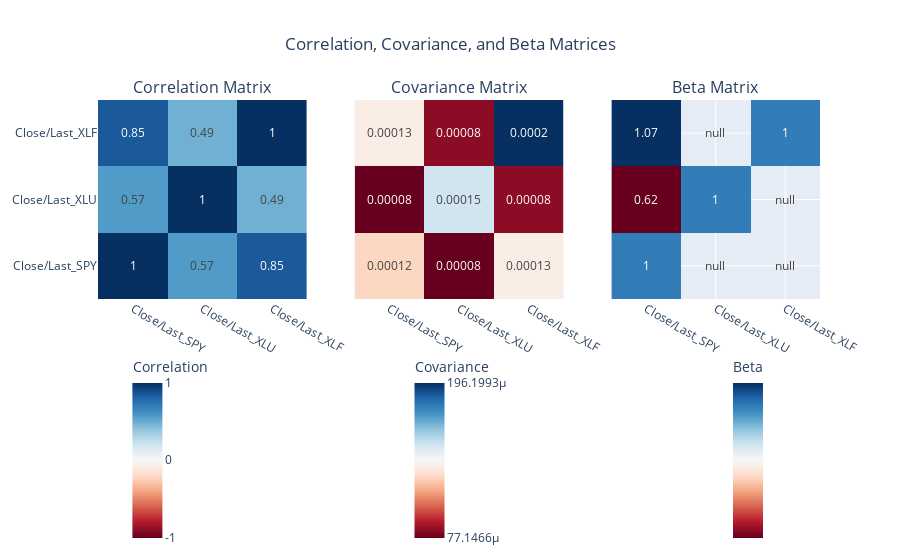

Notebook code cell kept with this figure:
### Code cell
# Create subplots
fig = make_subplots(
    rows=1, cols=3,  # 1 row, 3 columns for each heatmap
    subplot_titles=("Correlation Matrix", "Covariance Matrix", "Beta Matrix"),
    column_widths=[0.33, 0.33, 0.33],  # Equal widths for all columns
    shared_yaxes=True,  # Share y-axis between plots
    shared_xaxes=True   # Share x-axis between plots
)

# Add Correlation Matrix
fig.add_trace(
    go.Heatmap(
        z=correlation_matrix.values,
        x=correlation_matrix.columns,
        y=correlation_matrix.columns,
        colorscale="RdBu",
        zmin=-1, zmax=1,  # Adjust range for correlation
        colorbar=dict(title="Correlation", tickvals=[-1, 0, 1], ticktext=["-1", "0", "1"], yanchor="top", y=-0.25, x=0.1, xanchor="center"),  # Adjust colorbar position
        text=correlation_matrix.values.round(2),  # Display rounded values inside cells
        texttemplate="%{text}",  # Ensure the text is displayed in cells
        showscale=True,
        hoverinfo="skip"  # Disable hover functionality
    ),
    row=1, col=1
)

# Add Covariance Matrix
fig.add_trace(
    go.Heatmap(
        z=covariance_matrix.values,
        x=covariance_matrix.columns,
        y=covariance_matrix.columns,
        colorscale="RdBu",
        colorbar=dict(title="Covariance", tickvals=[covariance_matrix.values.min(), 0, covariance_matrix.values.max()], yanchor="top", y=-0.25, x=0.5, xanchor="center"),  # Adjust colorbar position
        text=covariance_matrix.values.round(5),  # Display rounded values inside cells
        texttemplate="%{text}",  # Ensure the text is displayed in cells
        showscale=True,
        hoverinfo="skip"  # Disable hover functionality
    ),
    row=1, col=2
)

# Add Beta Matrix
fig.add_trace(
    go.Heatmap(
        z=beta_matrix.values,
        x=beta_matrix.columns,
        y=beta_matrix.columns,
        colorscale="RdBu",
        colorbar=dict(title="Beta", tickvals=[beta_matrix.values.min(), 0, beta_matrix.values.max()], yanchor="top", y=-0.25, x=0.9, xanchor="center"),  # Adjust colorbar position
        text=beta_matrix.values.round(2),  # Display rounded values inside cells
        texttemplate="%{text}",  # Ensure the text is displayed in cells
        showscale=True,
        hoverinfo="skip"  # Disable hover functionality
    ),
    row=1, col=3
)

# Update layout and title
fig.update_layout(
    title="Correlation, Covariance, and Beta Matrices",
    height=600,  # Adjust the height of the figure
    showlegend=False,
    title_x=0.5,  # Center the title
    coloraxis_showscale=False  # Disable the common color scale if needed
)

# Show the interactive heatmap
fig.show()

### Figure 1 — Plotly figure (JSON) as saved in the notebook; plotly's stock layout.template omitted (floating-point values rounded to 4 significant figures)
{"data": [{"colorbar": {"ticktext": ["-1", "0", "1"], "tickvals": [-1, 0, 1], "title": {"text": "Correlation"}, "x": 0.1, "xanchor": "center", "y": -0.25, "yanchor": "top"}, "colorscale": [[0, "rgb(103,0,31)"], [0.1, "rgb(178,24,43)"], [0.2, "rgb(214,96,77)"], [0.3, "rgb(244,165,130)"], [0.4, "rgb(253,219,199)"], [0.5, "rgb(247,247,247)"], [0.6, "rgb(209,229,240)"], [0.7, "rgb(146,197,222)"], [0.8, "rgb(67,147,195)"], [0.9, "rgb(33,102,172)"], [1, "rgb(5,48,97)"]], "hoverinfo": "skip", "showscale": true, "text": [[1, 0.57, 0.85], [0.57, 1, 0.49], [0.85, 0.49, 1]], "texttemplate": "%{text}", "type": "heatmap", "x": ["Close/Last_SPY", "Close/Last_XLU", "Close/Last_XLF"], "xaxis": "x", "y": ["Close/Last_SPY", "Close/Last_XLU", "Close/Last_XLF"], "yaxis": "y", "z": [[1, 0.5679, 0.8482], [0.5679, 1, 0.4857], [0.8482, 0.4857, 1]], "zmax": 1, "zmin": -1}, {"colorbar": {"tickvals": [7.715e-05, 0, 0.0001962], "title": {"text": "Covariance"}, "x": 0.5, "xanchor": "center", "y": -0.25, "yanchor": "top"}, "colorscale": [[0, "rgb(103,0,31)"], [0.1, "rgb(178,24,43)"], [0.2, "rgb(214,96,77)"], [0.3, "rgb(244,165,130)"], [0.4, "rgb(253,219,199)"], [0.5, "rgb(247,247,247)"], [0.6, "rgb(209,229,240)"], [0.7, "rgb(146,197,222)"], [0.8, "rgb(67,147,195)"], [0.9, "rgb(33,102,172)"], [1, "rgb(5,48,97)"]], "hoverinfo": "skip", "showscale": true, "text": [[0.00012, 8e-05, 0.00013], [8e-05, 0.00015, 8e-05], [0.00013, 8e-05, 0.0002]], "texttemplate": "%{text}", "type": "heatmap", "x": ["Close/Last_SPY", "Close/Last_XLU", "Close/Last_XLF"], "xaxis": "x2", "y": ["Close/Last_SPY", "Close/Last_XLU", "Close/Last_XLF"], "yaxis": "y2", "z": [[0.000124, 7.715e-05, 0.0001323], [7.715e-05, 0.0001487, 8.297e-05], [0.0001323, 8.297e-05, 0.0001962]]}, {"colorbar": {"tickvals": [null, 0, null], "title": {"text": "Beta"}, "x": 0.9, "xanchor": "center", "y": -0.25, "yanchor": "top"}, "colorscale": [[0, "rgb(103,0,31)"], [0.1, "rgb(178,24,43)"], [0.2, "rgb(214,96,77)"], [0.3, "rgb(244,165,130)"], [0.4, "rgb(253,219,199)"], [0.5, "rgb(247,247,247)"], [0.6, "rgb(209,229,240)"], [0.7, "rgb(146,197,222)"], [0.8, "rgb(67,147,195)"], [0.9, "rgb(33,102,172)"], [1, "rgb(5,48,97)"]], "hoverinfo": "skip", "showscale": true, "text": [[1, null, null], [0.62, 1, null], [1.07, null, 1]], "texttemplate": "%{text}", "type": "heatmap", "x": ["Close/Last_SPY", "Close/Last_XLU", "Close/Last_XLF"], "xaxis": "x3", "y": ["Close/Last_SPY", "Close/Last_XLU", "Close/Last_XLF"], "yaxis": "y3", "z": [[1, null, null], [0.6219, 1, null], [1.067, null, 1]]}], "layout": {"annotations": [{"font": {"size": 16}, "showarrow": false, "text": "Correlation Matrix", "x": 0.1444, "xanchor": "center", "xref": "paper", "y": 1, "yanchor": "bottom", "yref": "paper"}, {"font": {"size": 16}, "showarrow": false, "text": "Covariance Matrix", "x": 0.5, "xanchor": "center", "xref": "paper", "y": 1, "yanchor": "bottom", "yref": "paper"}, {"font": {"size": 16}, "showarrow": false, "text": "Beta Matrix", "x": 0.8556, "xanchor": "center", "xref": "paper", "y": 1, "yanchor": "bottom", "yref": "paper"}], "autosize": true, "coloraxis": {"showscale": false}, "showlegend": false, "title": {"text": "Correlation, Covariance, and Beta Matrices", "x": 0.5}, "xaxis": {"anchor": "y", "autorange": true, "domain": [0, 0.2889], "range": [-0.5, 2.5], "type": "category"}, "xaxis2": {"anchor": "y2", "autorange": true, "domain": [0.3556, 0.6444], "range": [-0.5, 2.5], "type": "category"}, "xaxis3": {"anchor": "y3", "autorange": true, "domain": [0.7111, 1], "range": [-0.5, 2.5], "type": "category"}, "yaxis": {"anchor": "x", "autorange": true, "domain": [0, 1], "range": [-0.5, 2.5], "type": "category"}, "yaxis2": {"anchor": "x2", "autorange": true, "domain": [0, 1], "matches": "y", "range": [-0.5, 2.5], "showticklabels": false, "type": "category"}, "yaxis3": {"anchor": "x3", "autorange": true, "domain": [0, 1], "matches": "y", "range": [-0.5, 2.5], "showticklabels": false, "type": "category"}}}
